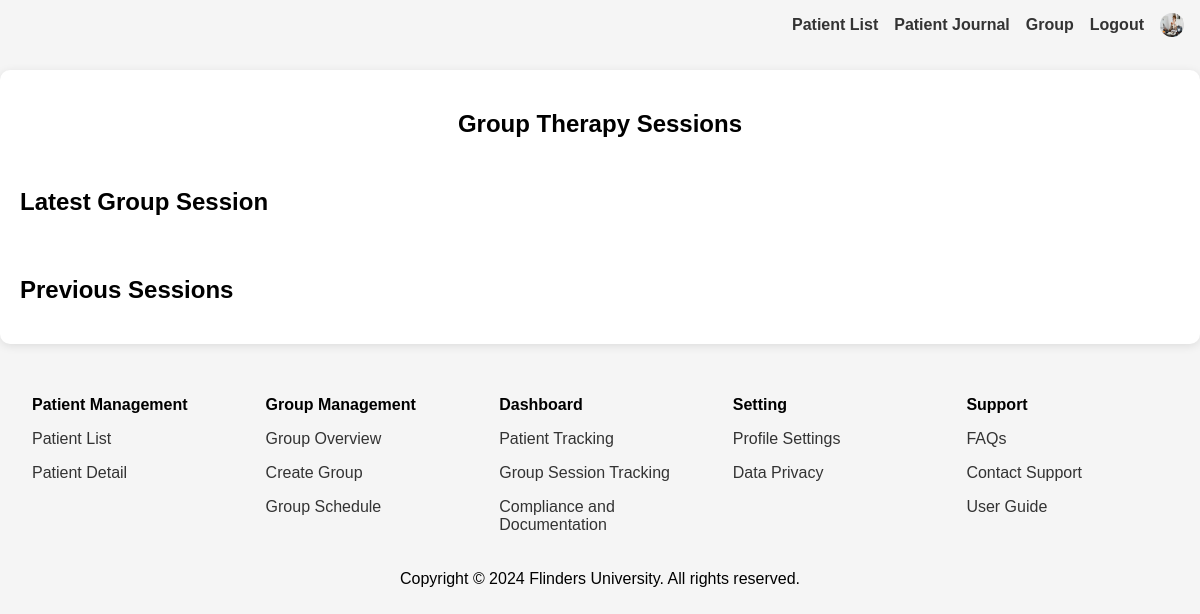
Page /pages/therapist/group_page.php on the earlier database version.
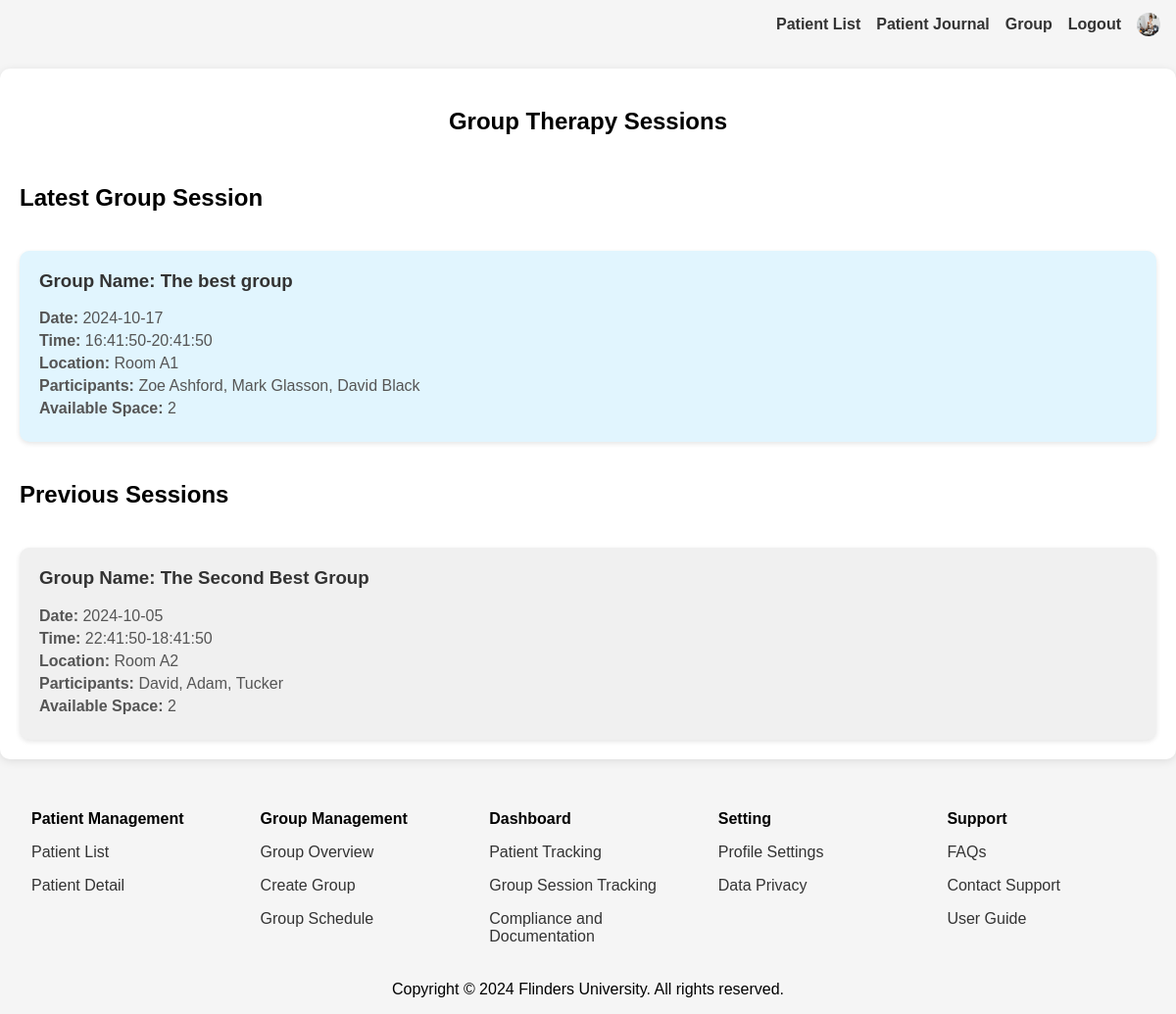
Same page on the later database version.
### tables this page shows
CREATE TABLE `groups` (
  `id` int(11) NOT NULL,
  `group_name` varchar(255) NOT NULL,
  `space` int(11) NOT NULL,
  `participants` varchar(255) NOT NULL,
  `location` varchar(255) NOT NULL,
  `date` date NOT NULL,
  `sTime` time NOT NULL,
  `eTime` time NOT NULL,
  `therapist_id` int(11) NOT NULL,
  `occupied_space` int(11) NOT NULL,
  `group_progress` float NOT NULL
);

### pages/therapist/group_page.php (the view, shortened to what this page needs)
<?php
  include_once '../../includes/connections.php';
  if (empty($_SESSION['therapist_id']))
  {
    $therapist_id = 1;
  }
  else
  {
    $therapist_id = $_SESSION['therapist_id'];
  }
  $current_date = date('Y-m-d');
  $current_time = date('H:i:s');
  $sql_search_groups_past = "SELECT * FROM groups WHERE therapist_id = '$therapist_id' AND (date < '$current_date'
         OR (date = '$current_date' AND sTime < '$current_time'))";
  $sql_search_groups_new = "SELECT * FROM groups WHERE therapist_id = '$therapist_id' AND (date > '$current_date'
         OR (date = '$current_date' AND sTime > '$current_time'))";
  $sql_obj_past =  mysqli_query($conn,$sql_search_groups_past) Or die("Failed to query " . mysqli_error($conn));
  $sql_obj_new =  mysqli_query($conn,$sql_search_groups_new) Or die("Failed to query " . mysqli_error($conn));
?>
<!DOCTYPE html>
<html lang="en">
  <head>
    <link rel="stylesheet" href="../../assets/css/group-page.css" />
    <link rel="stylesheet" href="../../assets/css/shared.css" />
  </head>
  <body>
    <header>
    <?php include_once ("../navigation/therapist_nav.php")
    ?>
    </header>
    <main>
      <section class="group-container">
        <h1>Group Therapy Sessions</h1>
        <div class="group-list">
          <h2>Latest Group Session</h2>
          <?php
            if(mysqli_num_rows($sql_obj_new)>0)
            {
              while ($row = mysqli_fetch_assoc($sql_obj_new))
              {
                echo '<div class="group-card latest-session">
                        <h3>Group Name: ' .$row['group_name'] .'</h3>
                        <p><strong>Date:</strong> '. $row['date'] . '</p>
                        <p><strong>Time:</strong> ' .  $row['sTime'] . '-' . $row['eTime'] . '</p>
                        <p><strong>Location:</strong> '. $row['location'] .'</p>
                        <p><strong>Participants:</strong> '. $row['participants'] . '</p>
                        <p><strong>Available Space:</strong> '. $row['space'] - $row['occupied_space'] . '</p>
                      </div>';
              }
            }
          ?>
          <h2>Previous Sessions</h2>
          <?php
            if(mysqli_num_rows($sql_obj_past)>0)
            {
              while ($row1 = mysqli_fetch_assoc($sql_obj_past))
              {
                echo '<div class="group-card">
                        <h3>Group Name: ' .$row1['group_name'] .'</h3>
                        <p><strong>Date:</strong> '. $row1['date'] . '</p>
                        <p><strong>Time:</strong> ' .  $row1['sTime'] . '-' . $row1['eTime'] . '</p>
                        <p><strong>Location:</strong> '. $row1['location'] .'</p>
                        <p><strong>Participants:</strong> '. $row1['participants'] . '</p>
                        <p><strong>Available Space:</strong> '. $row1['space'] - $row1['occupied_space'] . '</p>
                      </div>';
              }
            }
          ?>
        </div>
      </section>
    </main>
    <footer>
    <?php include_once ("../footer/therapist_footer.php")
    ?>
    </footer>
  </body>
</html>

### pages/navigation/therapist_nav.php
<nav id="shared-header-patient">
        <ul>
          <li><a href="../therapist/patient_list.php">Patient List</a></li>
          <li><a href="../therapist/therapist_journal_view.php">Patient Journal</a></li>
          <li><a href="../therapist/group_page.php">Group</a></li>
          <li><a href="../../index.php">Logout</a></li>
          <li><img src="../../assets/images/therapist.jpg" alt="#" /></li>
        </ul>
      </nav>

### pages/footer/therapist_footer.php
<div class="footer-container">
          <div class="footer-section">
            <p>Patient Management</p>
            <ul>
              <li><a href="#">Patient List</a></li>
              <li><a href="#">Patient Detail</a></li>
            </ul>
          </div>
          <div class="footer-section">
            <p>Group Management</p>
            <ul>
              <li><a href="#">Group Overview</a></li>
              <li><a href="#">Create Group</a></li>
              <li><a href="#">Group Schedule</a></li>
            </ul>
          </div>
          <div class="footer-section">
            <p>Dashboard</p>
            <ul>
              <li><a href="#">Patient Tracking</a></li>
              <li><a href="#">Group Session Tracking</a></li>
              <li><a href="#">Compliance and Documentation</a></li>
            </ul>
          </div>
          <div class="footer-section">
            <p>Setting</p>
            <ul>
              <li><a href="#">Profile Settings</a></li>
              <li><a href="#">Data Privacy</a></li>
            </ul>
          </div>
          <div class="footer-section">
            <p>Support</p>
            <ul>
              <li><a href="#">FAQs</a></li>
              <li><a href="#">Contact Support</a></li>
              <li><a href="#">User Guide</a></li>
            </ul>
          </div>
        </div>
        <div class="footer-copyright">
          <p>Copyright &copy; 2024 Flinders University. All rights reserved.</p>
        </div>

### assets/css/group-page.css (style rules this page uses)
body { font-family: Arial, sans-serif; margin: 0; padding: 0; background-color: #f5f5f5; }
.group-container { padding: 20px; max-width: 1200px; margin: 20px auto; background-color: #fff; border-radius: 10px; box-shadow: 0 2px 10px rgba(0, 0, 0, 0.1); }
.group-container h1 { text-align: center; margin-bottom: 30px; }
.group-list { display: flex; flex-direction: column; gap: 20px; }
.group-card { padding: 20px; background-color: #f0f0f0; border-radius: 10px; box-shadow: 0 2px 5px rgba(0, 0, 0, 0.1); }
.group-card h3 { margin-top: 0; color: #333; }
.group-card p { margin: 5px 0; color: #555; }
.latest-session { background-color: #E1F5FE; }

### assets/css/shared.css (style rules this page uses)
#shared-header-patient ul { display: flex; justify-content: flex-end; list-style: none; padding: 0; margin: 0; align-items: center; height: 50px; }
#shared-header-patient li { margin-right: 1rem; }
#shared-header-patient li:last-child { margin-right: 1rem; }
#shared-header-patient a { text-decoration: none; font-weight: bold; color: #333; }
#shared-header-patient img { width: 1.5rem; height: 1.5rem; border-radius: 50%; vertical-align: middle; }
.footer-container { display: flex; padding: 1rem; }
.footer-section { flex: 1; margin: 0 1rem; }
.footer-section ul { list-style-type: none; padding: 0; margin: 0; }
.footer-section li { margin-top: 1rem; }
.footer-section p { font-weight: bold; margin-bottom: 0.5rem; }
.footer-section a { text-decoration: none; color: #333; }
.footer-copyright { text-align: center; margin-top: 20px; }

Differences in the rows shown:
added groups: group_name "The best group", date "2024-10-17", sTime "16:41:50", eTime "20:41:50", location "Room A1", participants "Zoe Ashford, Mark Glasson, David Black", $row['space'] - $row['occupied_space'] "2", shown under "Latest Group Session"
added groups: group_name "The Second Best Group", date "2024-10-05", sTime "22:41:50", eTime "18:41:50", location "Room A2", participants "David, Adam, Tucker", $row1['space'] - $row1['occupied_space'] "2", shown under "Previous Sessions"
